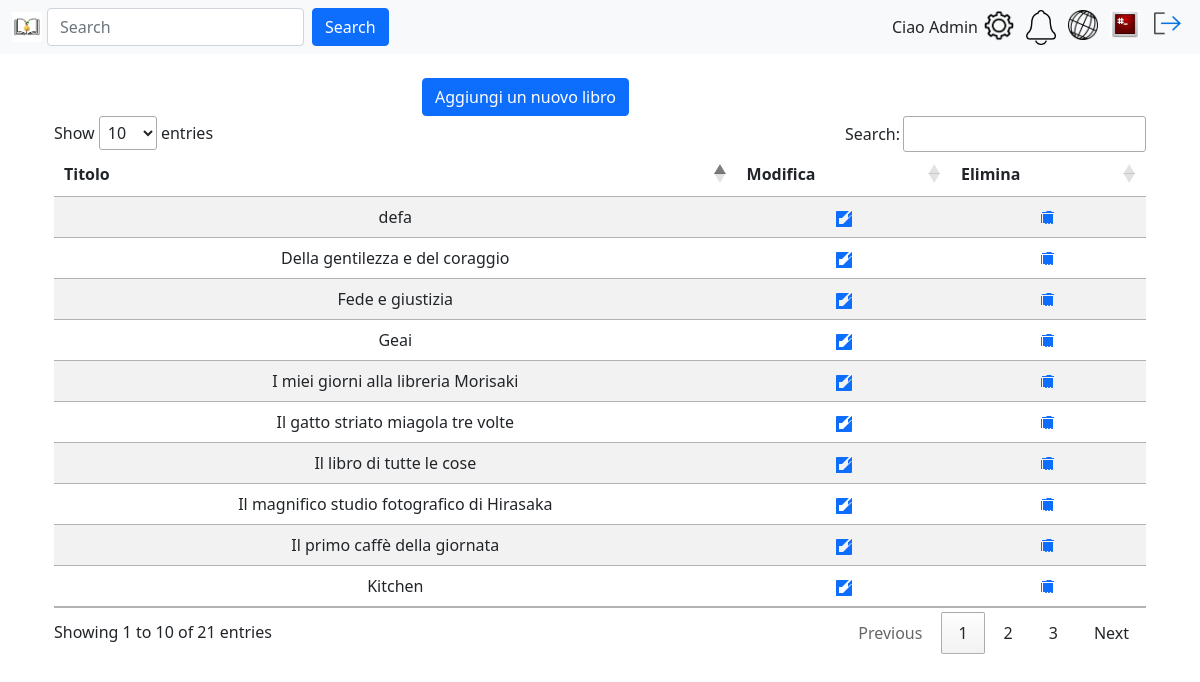
Page /gestioneLibri.php (signed in) on the earlier database version.
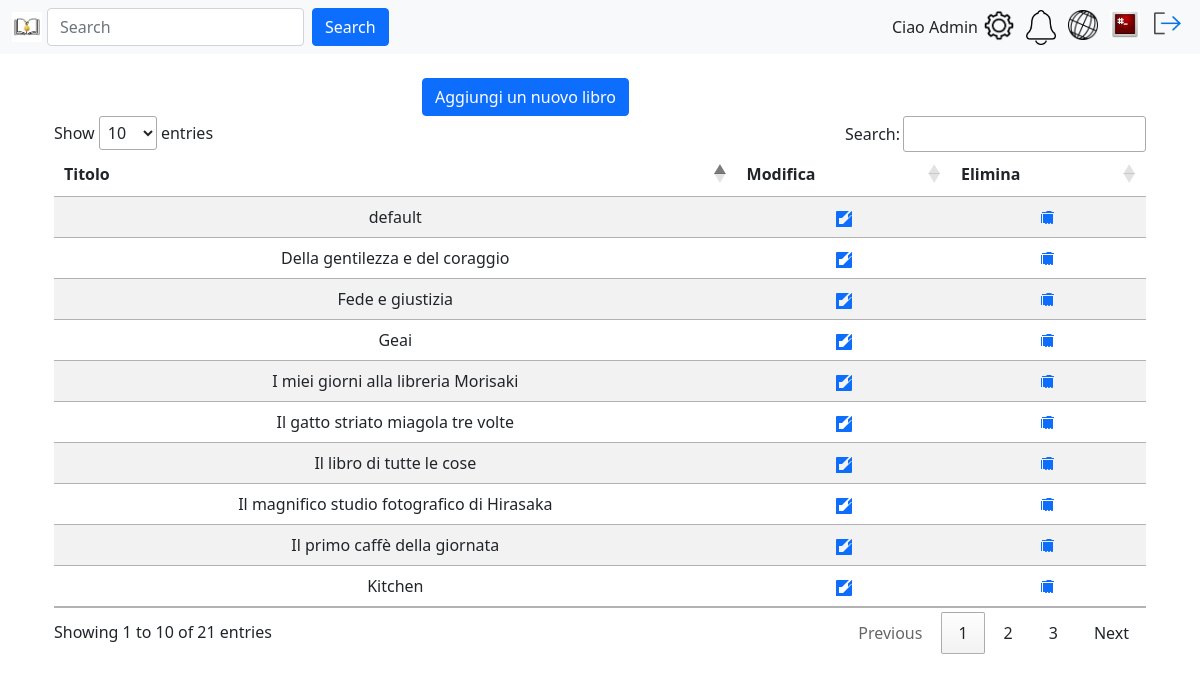
Same page on the later database version.
### tables this page shows
CREATE TABLE `utente` (
  `id` int(8) NOT NULL AUTO_INCREMENT,
  `username` varchar(80) NOT NULL,
  `email` varchar(80) NOT NULL,
  `pwd` varchar(120) NOT NULL,
  `immagineProfilo` varchar(255) NOT NULL,
  `isAdmin` int(1) NOT NULL,
  `descrizione` varchar(150) DEFAULT NULL,
  `stato` int(1) NOT NULL,
  `numeroFollow` int(8) NOT NULL,
  PRIMARY KEY (`id`)
);

CREATE TABLE `libro` (
  `id` int(8) NOT NULL AUTO_INCREMENT,
  `titolo` varchar(255) NOT NULL,
  PRIMARY KEY (`id`),
  UNIQUE KEY `ID_LIBRO_IND` (`id`)
);

### include/login.model.php (called while the page is built, shortened)
<?php
require_once 'config.php';
function getDbImageName(string $username){
    global $conn;
    $sql = "SELECT immagineProfilo FROM utente WHERE username = ?";
    $stmt = $conn->prepare($sql);
    $stmt->bind_param("s", $username);
    $stmt->execute();
    $result = $stmt->get_result();
    return $result->fetch_assoc()['immagineProfilo'];
}
?>

### include/login.controller.php (called while the page is built, shortened)
<?php
function getUserImage(string $username){
    $defaultProfileImage = "images/users/default.png";
    $image = "images/users/" . getDbImageName($username);
    try {
        if (is_file($image) && (getimagesize($image) !== false)) {
                return $image;
            }
    }
    catch (Exception $e) {
        echo '<script>';
        echo 'console.log("Errore nel reperire l\'immagine del profilo utente da db");';
        echo '</script>';
        }
    return $defaultProfileImage;
}
?>

### include/libri.php (called while the page is built, shortened)
<?php
class Libri {
    private $conn;
    public function __construct($conn) {
        $this->conn = $conn;
    }
    public function getLibri() {
        $sql = "SELECT * FROM libro";
        $result = mysqli_query($this->conn, $sql);
        return $result;
    }
}
$libri = new Libri($conn);
?>

### gestioneLibri.php (the view, shortened to what this page needs)
<?php
require_once 'include/config.php';
require_once 'include/libri.php';
?>
<!DOCTYPE html>
<html lang="it">
<head>
    <link rel="stylesheet" type="text/css" href="https://cdn.datatables.net/1.11.5/css/jquery.dataTables.css">
    <link href="https://cdn.jsdelivr.net/npm/bootstrap@5.1.3/dist/css/bootstrap.min.css" rel="stylesheet">
    <link rel="stylesheet" type="text/css" href="css/landingPage.css">
</head>
<body>
    <?php require('navbarSelect.php'); ?>
    <main class="container">
        <br />
        <div class="row">
            <div class="col-md-4"></div>
            <div class="col-md-4">
                <button type="button" class="btn btn-primary" data-bs-toggle="modal" data-bs-target="#addbook">
                    Aggiungi un nuovo libro
                </button>
            </div>
            <div class="col-md-4"></div>
        </div>
        <div class="container">
            <div class="row">
                <div class="col-md-12">
                    <table id="libriTable" class="table table-striped text-center">
                        <thead>
                            <tr>
                                <th>Titolo</th>
                                <th>Modifica</th>
                                <th>Elimina</th>
                            </tr>
                        </thead>
                        <tbody>
                            <?php
                            $libriResult = $libri->getLibri();
                            while ($row = mysqli_fetch_assoc($libriResult)) {
                            ?>
                                <tr>
                                    <td> <?php echo $row['titolo']; ?> </td>
                                    <td>
                                        <a href='#' data-bs-toggle="modal" data-bs-target="#modal_modifica_libro_<?php echo $row['id']; ?>" title="Modifica libro">
                                        </a>
                                    </td>
                                    <td>
                                        <a href='#' data-bs-toggle="modal" data-bs-target="#modal_elimina_libro_<?php echo $row['id']; ?>">
                                        </a>
                                    </td>
                                </tr>
                            <?php } ?>
                        </tbody>
                    </table>
                </div>
            </div>
        </div>
    </main>
</body>
</html>

### navbarSelect.php
<?php
function isMobile() {
  return preg_match('/(Android|iPhone|iPad|iPod|Windows Phone)/i', $_SERVER['HTTP_USER_AGENT']);
}
if  (isMobile()) {
  include('navbarTel.php');
} else {
  include('navbar.php');
}
?>

### navbar.php
<?php
include_once("include/login.controller.php");
include_once("include/login.model.php");
?>
<header>
    <nav class="navbar navbar-expand navbar-light bg-light">
        <div class="container-fluid">
            <a href="landingPage.php"> <img id="logo" src="images/logoLetturePremiateSmall.jpg" alt="Logo con libro e medaglia"> </a>
            <form class="d-flex me-auto">
                <input class="form-control me-2" type="search" placeholder="Search" aria-label="Search">
                <button class="btn btn-primary" type="submit">Search</button>
            </form>
          <div id="username" class="d-flex"><?php echo "Ciao " . ucfirst($_SESSION["username"]);?></div>
          <div class="d-flex" id="navbarSupportedContent">
            <ul class="navbar-nav">
              <li class="nav-item">
                <a href="settingPage.php"><img src="images/settingLogo.png" alt="Impostazioni"></a>
              </li>
              <li class="nav-item">
                <img src="images/notifyLogo.png" alt="Notifiche">
              </li>
              <li class="nav-item dropdown">
                <a href="discoveryPage.php"><img src="images/discoveryLogo.png" alt="Scopri"></a>
              </li>
              <li class="nav-item">
                <a href="profilePage.php"><img src=<?php echo getUserImage($_SESSION["username"]); ?> alt="Immagine Profilo"> </a>
              </li>
                <li class="nav-item">
                <a href="logout.php"><img src="images/log-out.png" alt="Logout"></a>
              </li>
            </ul>
          </div>
        </div>
      </nav>
</header>

### css/landingPage.css (style rules this page uses)
#logo { width: 30px; height: auto; margin-right: 5px; }
#navbarSupportedContent img { width: 30px; height: auto; margin: 0 6px; }

Differences in the rows shown:
changed libro: titolo "defa" → "default"
